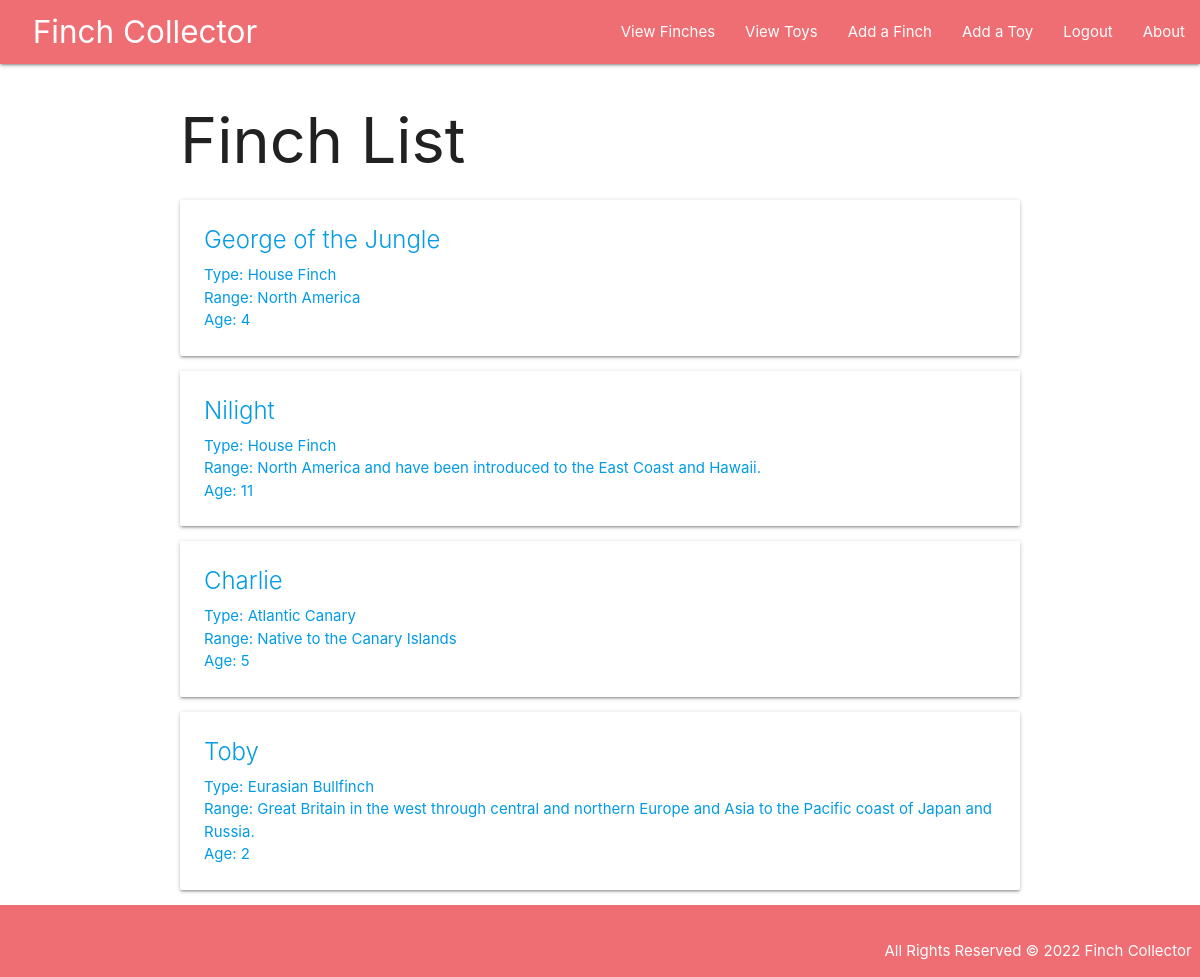
Before: /finches/ (signed in) with the older database file.
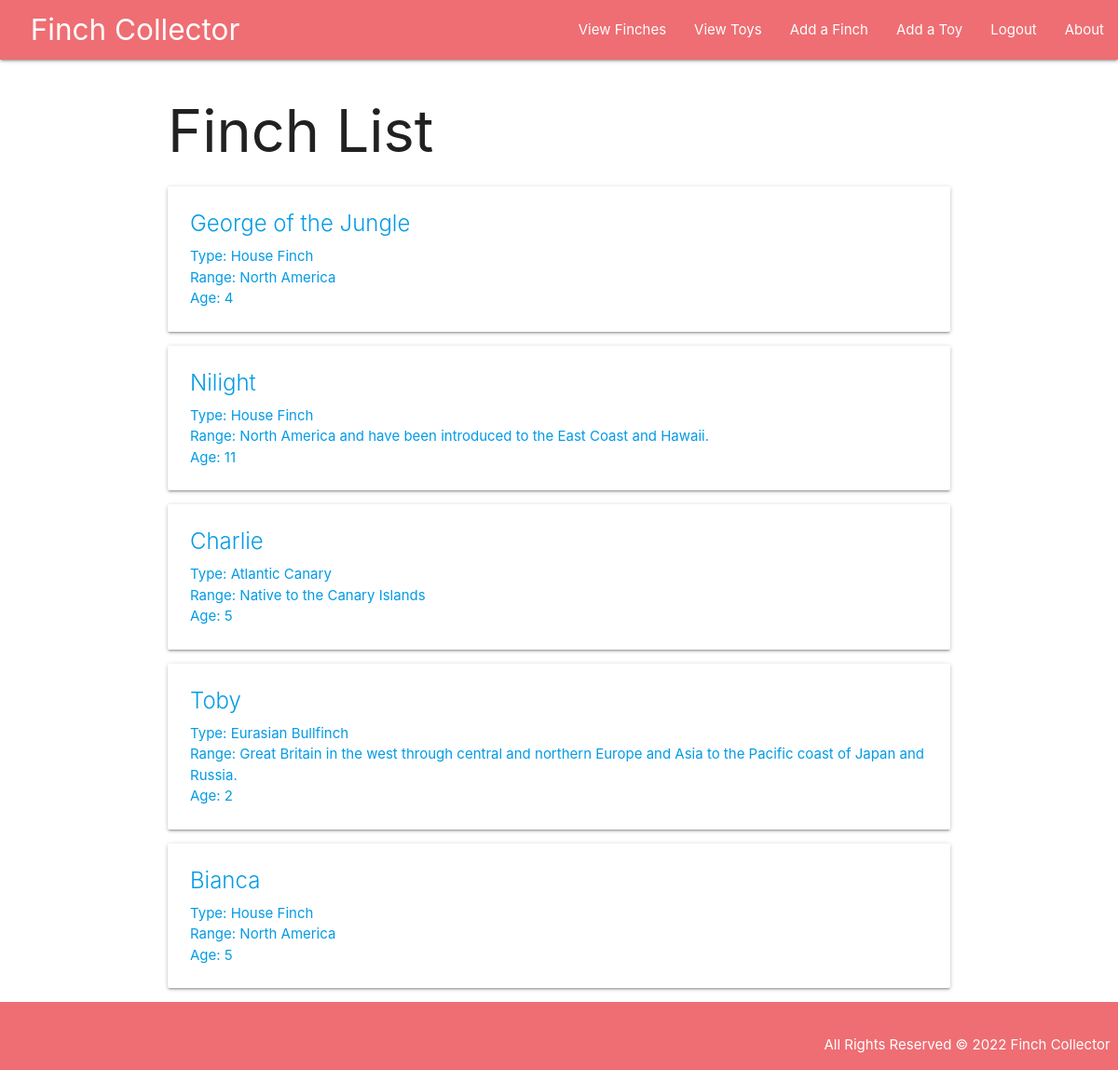
After: the same page with the newer database file.
### main_app/models.py (models this page shows, shortened)
class Finch(models.Model):
  name = models.CharField(max_length=100)
  type = models.CharField(max_length=100)
  region = models.TextField(max_length=250)
  age = models.IntegerField()
  toys = models.ManyToManyField(Toy)
  user = models.ForeignKey(User, on_delete=models.CASCADE)

### main_app/views.py (the view)
# urls.py: path('finches/', views.finches_index, name='index'),
@login_required
def finches_index(request):
  finches = Finch.objects.filter(user=request.user)
  return render(request, 'finches/index.html', { 'finches' : finches, 'page_name': 'Finches' })

### main_app/templates/finches/index.html
{% extends 'base.html' %}
{% block content %}
  <h1>Finch List</h1>
  {% for finch in finches %}
    <div class="card">
      <a href="{% url 'details' finch.id %}">
        <div class="card-content">
          <span class="card-title">{{ finch.name }}</span>
          <p>Type: {{ finch.type }}</p>
          <p>Range: {{ finch.region }}</p>
          <p>Age: {{ finch.age }}</p>
        </div>
      </a>
    </div>
  {% endfor %}
{% endblock %}

Changed rows visible on the page:
added Finch: name "Bianca", type "House Finch", region "North America", age "5"
